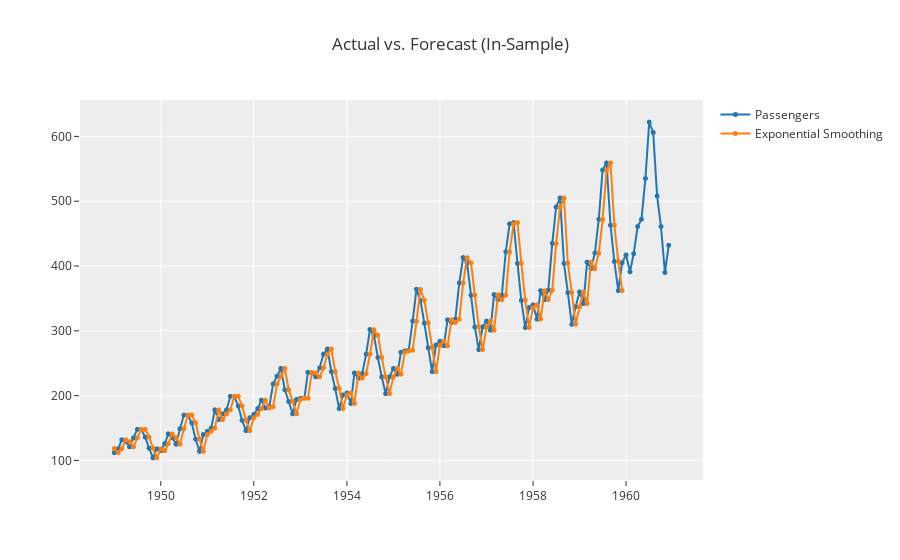

The notebook cell this image was saved under:
### Markdown cell above
---
Let's make some "in sample" predictions:

### Code cell
exp.plot_model(ses, plot='insample')

### Figure 1 — Plotly figure (JSON) as saved in the notebook; plotly's stock layout.template omitted (floating-point values rounded to 4 significant figures; data arrays with more than 128 entries replaced by an {"elided": "..."} marker saying what was removed)
{"data": [{"line": {"color": "rgb(31, 119, 180)", "width": 2}, "marker": {"color": "rgb(31, 119, 180)", "size": 5}, "mode": "lines+markers", "name": "Passengers", "type": "scattergl", "x": {"elided": "144 str values"}, "xaxis": "x", "y": {"elided": "144 int values"}, "yaxis": "y"}, {"line": {"color": "rgb(255, 127, 14)", "width": 2}, "marker": {"color": "rgb(255, 127, 14)", "size": 5}, "mode": "lines+markers", "name": "Exponential Smoothing", "type": "scattergl", "x": {"elided": "144 str values"}, "xaxis": "x", "y": {"elided": "144 float values"}, "yaxis": "y"}], "layout": {"showlegend": true, "title": {"text": "Actual vs. Forecast (In-Sample)"}, "xaxis": {"anchor": "y", "domain": [0, 1]}, "yaxis": {"anchor": "x", "domain": [0, 1]}}}
